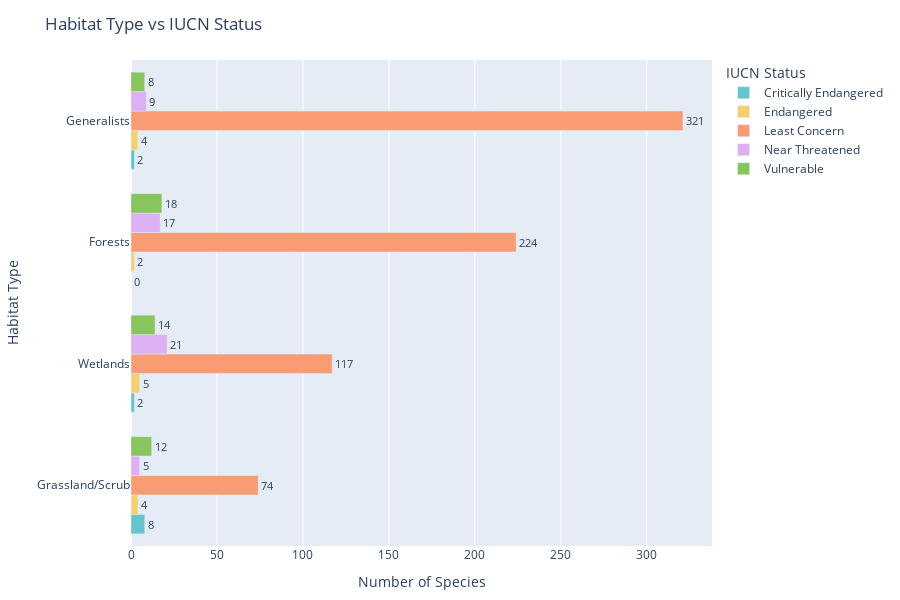

The notebook cell saved with this chart:
### Markdown cell above
### Habitat Type vs IUCN Status

### Code cell
# Group data
habitat_df = birds_df.groupby(['habitat_type', 'iucn_status']).size().reset_index(name='count')

# Sort habitat types by total count for better visual flow
habitat_order = habitat_df.groupby('habitat_type')['count'].sum().sort_values(ascending=False).index.tolist()

# Plot
fig = px.bar(
    habitat_df, 
    y='habitat_type',
    x='count',
    color='iucn_status',
    barmode='group',
    orientation='h',
    title='Habitat Type vs IUCN Status',
    text='count',
    category_orders={'habitat_type': habitat_order},
    color_discrete_sequence=px.colors.qualitative.Pastel
)

# Update layout and style
fig.update_traces(textposition='outside', textfont_size=11)

fig.update_layout(
    xaxis_title='Number of Species',
    yaxis_title='Habitat Type',
    legend_title='IUCN Status',
    bargap=0.2,
    height=600,
    width=900,
    margin=dict(l=80, r=40, t=60, b=40),
    
)

fig.show()

### Figure 1 — Plotly figure (JSON) as saved in the notebook; plotly's stock layout.template omitted (floating-point values rounded to 4 significant figures)
{"data": [{"alignmentgroup": "True", "hovertemplate": "iucn_status=Critically Endangered<br>count=%{text}<br>habitat_type=%{y}<extra></extra>", "legendgroup": "Critically Endangered", "marker": {"color": "rgb(102, 197, 204)", "pattern": {"shape": ""}}, "name": "Critically Endangered", "offsetgroup": "Critically Endangered", "orientation": "h", "showlegend": true, "text": [0, 2, 8, 2], "textfont": {"size": 11}, "textposition": "outside", "type": "bar", "x": [0, 2, 8, 2], "xaxis": "x", "y": ["Forests", "Generalists", "Grassland/Scrub", "Wetlands"], "yaxis": "y"}, {"alignmentgroup": "True", "hovertemplate": "iucn_status=Endangered<br>count=%{text}<br>habitat_type=%{y}<extra></extra>", "legendgroup": "Endangered", "marker": {"color": "rgb(246, 207, 113)", "pattern": {"shape": ""}}, "name": "Endangered", "offsetgroup": "Endangered", "orientation": "h", "showlegend": true, "text": [2, 4, 4, 5], "textfont": {"size": 11}, "textposition": "outside", "type": "bar", "x": [2, 4, 4, 5], "xaxis": "x", "y": ["Forests", "Generalists", "Grassland/Scrub", "Wetlands"], "yaxis": "y"}, {"alignmentgroup": "True", "hovertemplate": "iucn_status=Least Concern<br>count=%{text}<br>habitat_type=%{y}<extra></extra>", "legendgroup": "Least Concern", "marker": {"color": "rgb(248, 156, 116)", "pattern": {"shape": ""}}, "name": "Least Concern", "offsetgroup": "Least Concern", "orientation": "h", "showlegend": true, "text": [224, 321, 74, 117], "textfont": {"size": 11}, "textposition": "outside", "type": "bar", "x": [224, 321, 74, 117], "xaxis": "x", "y": ["Forests", "Generalists", "Grassland/Scrub", "Wetlands"], "yaxis": "y"}, {"alignmentgroup": "True", "hovertemplate": "iucn_status=Near Threatened<br>count=%{text}<br>habitat_type=%{y}<extra></extra>", "legendgroup": "Near Threatened", "marker": {"color": "rgb(220, 176, 242)", "pattern": {"shape": ""}}, "name": "Near Threatened", "offsetgroup": "Near Threatened", "orientation": "h", "showlegend": true, "text": [17, 9, 5, 21], "textfont": {"size": 11}, "textposition": "outside", "type": "bar", "x": [17, 9, 5, 21], "xaxis": "x", "y": ["Forests", "Generalists", "Grassland/Scrub", "Wetlands"], "yaxis": "y"}, {"alignmentgroup": "True", "hovertemplate": "iucn_status=Vulnerable<br>count=%{text}<br>habitat_type=%{y}<extra></extra>", "legendgroup": "Vulnerable", "marker": {"color": "rgb(135, 197, 95)", "pattern": {"shape": ""}}, "name": "Vulnerable", "offsetgroup": "Vulnerable", "orientation": "h", "showlegend": true, "text": [18, 8, 12, 14], "textfont": {"size": 11}, "textposition": "outside", "type": "bar", "x": [18, 8, 12, 14], "xaxis": "x", "y": ["Forests", "Generalists", "Grassland/Scrub", "Wetlands"], "yaxis": "y"}], "layout": {"bargap": 0.2, "barmode": "group", "height": 600, "legend": {"title": {"text": "IUCN Status"}, "tracegroupgap": 0}, "margin": {"b": 40, "l": 80, "r": 40, "t": 60}, "title": {"text": "Habitat Type vs IUCN Status"}, "width": 900, "xaxis": {"anchor": "y", "autorange": true, "domain": [0, 1], "range": [0, 337.9], "title": {"text": "Number of Species"}, "type": "linear"}, "yaxis": {"anchor": "x", "autorange": true, "categoryarray": ["Grassland/Scrub", "Wetlands", "Forests", "Generalists"], "categoryorder": "array", "domain": [0, 1], "range": [-0.5, 3.5], "title": {"text": "Habitat Type"}, "type": "category"}}}
